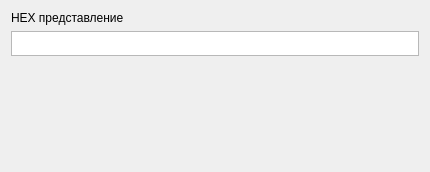
<?xml version="1.0" encoding="UTF-8"?>
<ui version="4.0">
 <class>SearchDialog</class>
 <widget class="QDialog" name="SearchDialog">
  <property name="geometry">
   <rect>
    <x>0</x>
    <y>0</y>
    <width>430</width>
    <height>172</height>
   </rect>
  </property>
  <property name="windowTitle">
   <string>SearchDialog</string>
  </property>
  <layout class="QVBoxLayout" name="verticalLayout" stretch="0,1,5">
   <item>
    <widget class="QLabel" name="hexEditLabel">
     <property name="text">
      <string>HEX представление</string>
     </property>
    </widget>
   </item>
   <item>
    <widget class="HexInputTextEdit" name="hexEdit">
     <property name="minimumSize">
      <size>
       <width>0</width>
       <height>25</height>
      </size>
     </property>
     <property name="maximumSize">
      <size>
       <width>16777215</width>
       <height>16777215</height>
      </size>
     </property>
    </widget>
   </item>
   <item>
    <spacer name="verticalSpacer">
     <property name="orientation">
      <enum>Qt::Orientation::Vertical</enum>
     </property>
     <property name="sizeHint" stdset="0">
      <size>
       <width>20</width>
       <height>200</height>
      </size>
     </property>
    </spacer>
   </item>
  </layout>
 </widget>
 <layoutdefault spacing="6" margin="11"/>
 <customwidgets>
  <customwidget>
   <class>HexInputTextEdit</class>
   <extends>QPlainTextEdit</extends>
   <header>hexinputtextedit.h</header>
  </customwidget>
 </customwidgets>
 <resources/>
 <connections/>
</ui>
